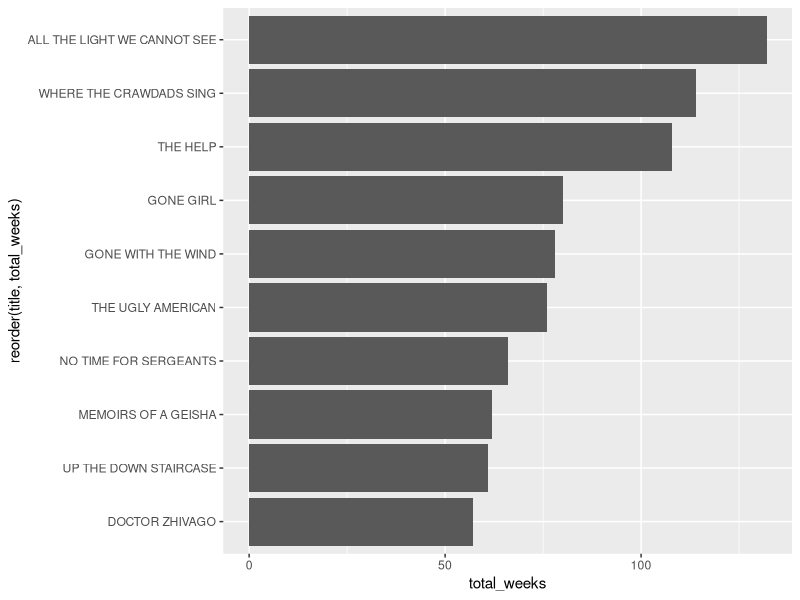

Write the R code that produced this figure.
library(tidyverse)
nytdata <- read.csv(file = "NYTTidyTuesday.csv")
nytdata <- nytdata[,3:9]
nytdata$title <- as.character(nytdata$title)
nytdata$author <- as.character(nytdata$author)
nytdata$first_week <- lubridate::ymd(nytdata$first_week)
str(nytdata)

clean <- nytdata %>% group_by(author) %>% summarize(books = n(),
                                           author = as.factor(author),
                                           year = year,
                                           title = title,
                                           total_weeks = total_weeks) %>% filter(books == 1) %>% 
  arrange(desc(total_weeks)) %>% head(10) %>% select(-books)

# Best One Hitter Wonder Novels by Author

clean %>% ggplot(aes(x = total_weeks, y = reorder(title,total_weeks))) + geom_col()


